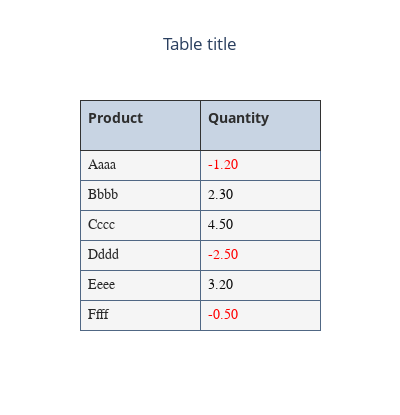

Notebook source saved alongside this figure:
### Code cell
import plotly.graph_objects as go

prods = ['Aaaa', 'Bbbb', 'Cccc', 'Dddd', 'Eeee', 'Ffff']
vals = [-1.2, 2.3, 4.5, -2.5, 3.2, -0.5]
font_color = ['rgb(40,40,40)', ['rgb(255,0,0)' if v <= 0 else 'rgb(10,10,10)' for v in vals]]
print(font_color)
table_trace = go.Table(
                 columnwidth= [15]+[15],
                 columnorder=[0, 1],
                 header = dict(height = 50,
                               values = [['<b>Product</b>'], ['<b>Quantity</b>']],
                               line = dict(color='rgb(50,50,50)'),
                               align = ['left']*2,
                               font = dict(color=['rgb(45,45,45)']*2, size=14),
                             
                              ),
                 cells = dict(values = [prods, vals],
                              line = dict(color='#506784'),
                              align = ['left']*5,
                              font = dict(family="Arial", size=14, color=font_color),
                              format = [None, ",.2f"],
                             
                              height = 30,
                              fill = dict(color='rgb(245,245,245)'))
                             )
                 

layout = go.Layout(width=400, height=415, autosize=False, 
              title_text='Table title',
                   title_x=0.5, showlegend=False)
fig = go.Figure(data=[table_trace], layout=layout)
fig

### Figure 1 — Plotly figure (JSON) as saved in the notebook; plotly's stock layout.template omitted (floating-point values rounded to 4 significant figures)
{"data": [{"cells": {"align": ["left", "left", "left", "left", "left"], "fill": {"color": "rgb(245,245,245)"}, "font": {"color": ["rgb(40,40,40)", ["rgb(255,0,0)", "rgb(10,10,10)", "rgb(10,10,10)", "rgb(255,0,0)", "rgb(10,10,10)", "rgb(255,0,0)"]], "family": "Arial", "size": 14}, "format": [null, ",.2f"], "height": 30, "line": {"color": "#506784"}, "values": [["Aaaa", "Bbbb", "Cccc", "Dddd", "Eeee", "Ffff"], [-1.2, 2.3, 4.5, -2.5, 3.2, -0.5]]}, "columnorder": [0, 1], "columnwidth": [15, 15], "header": {"align": ["left", "left"], "font": {"color": ["rgb(45,45,45)", "rgb(45,45,45)"], "size": 14}, "height": 50, "line": {"color": "rgb(50,50,50)"}, "values": [["<b>Product</b>"], ["<b>Quantity</b>"]]}, "type": "table"}], "layout": {"autosize": false, "height": 415, "showlegend": false, "title": {"text": "Table title", "x": 0.5}, "width": 400}}
